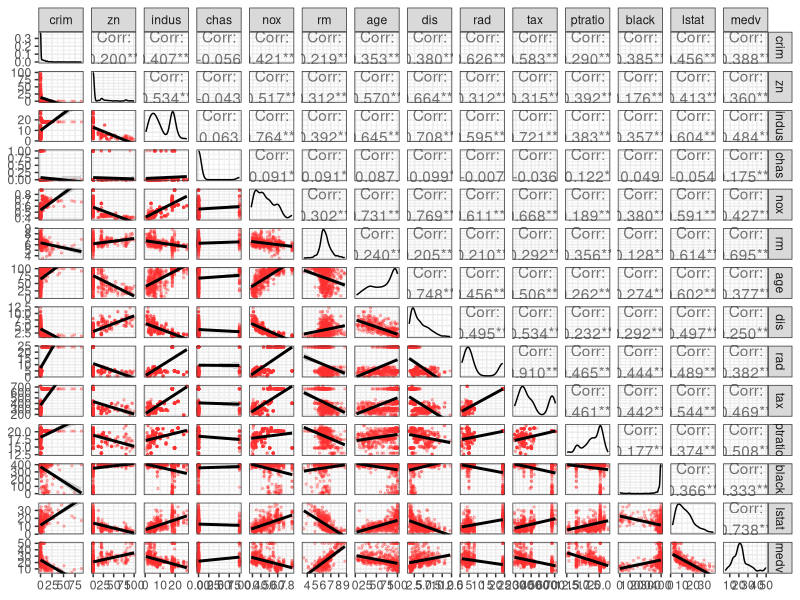
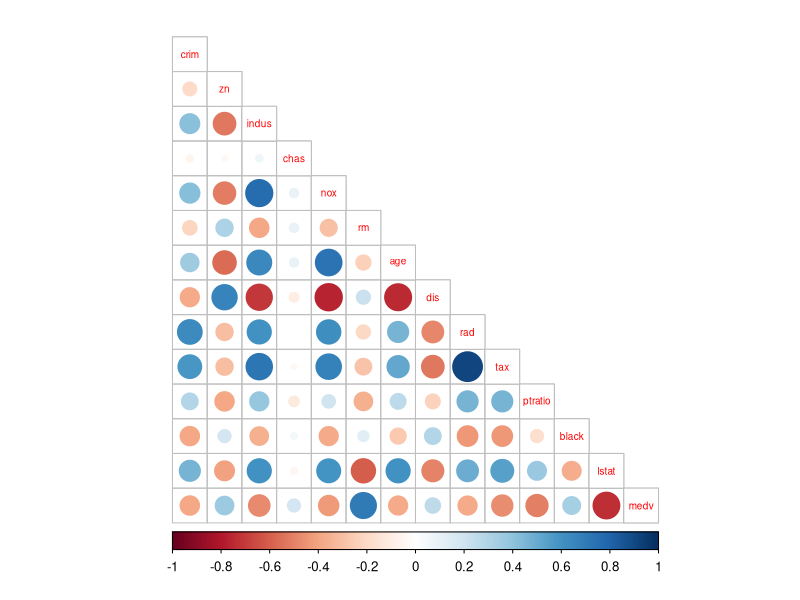
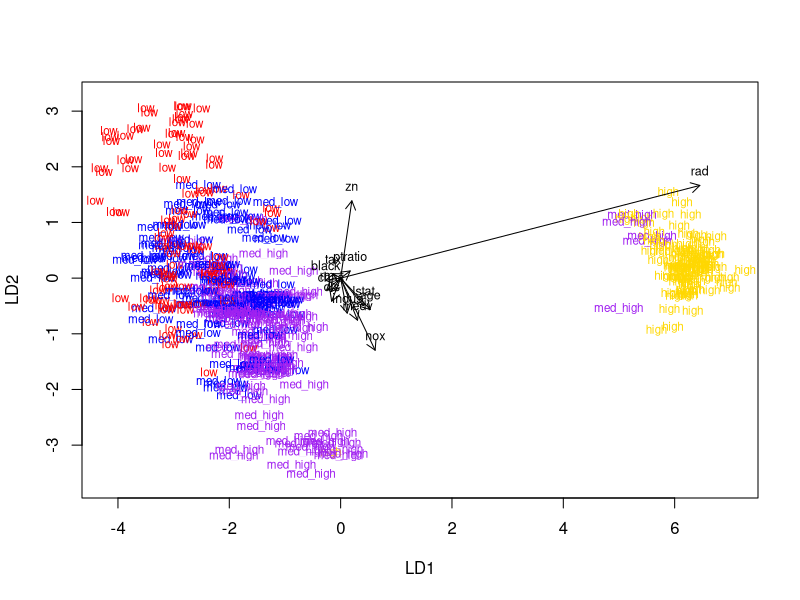
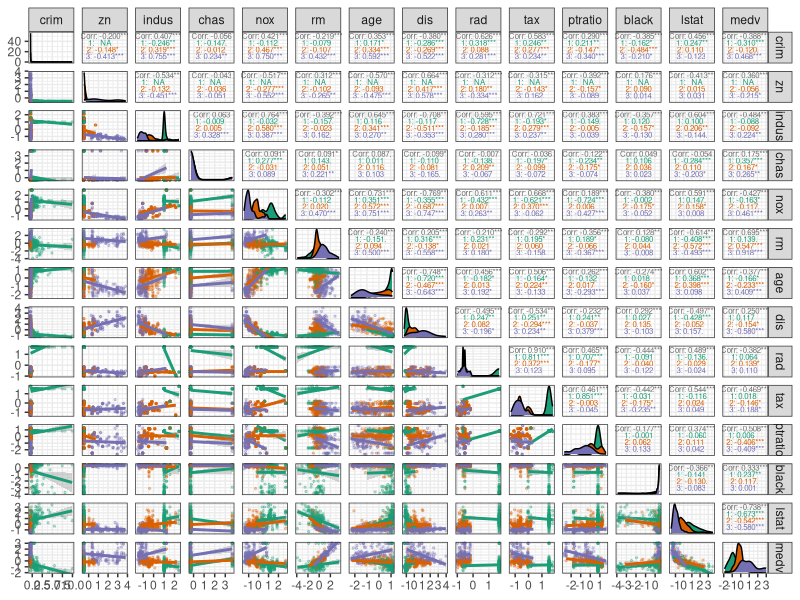
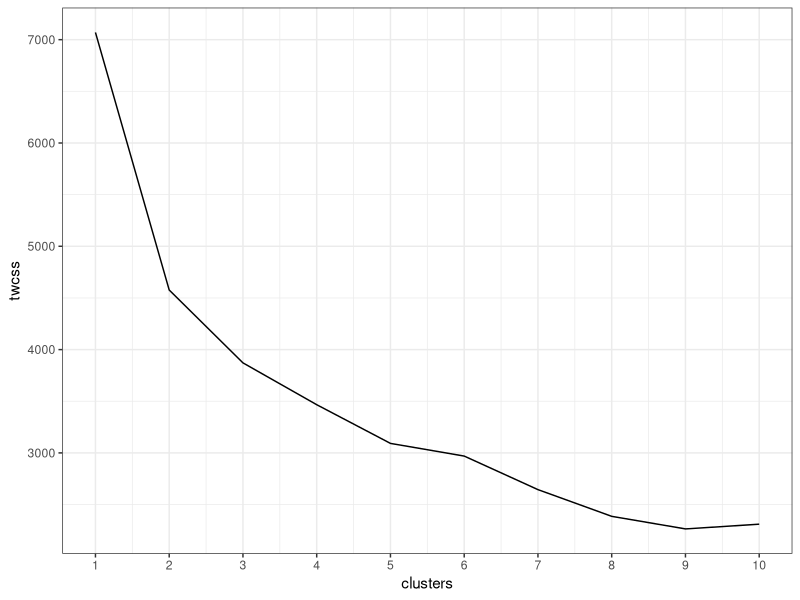

Here is the R script that generated these plots, in order: (Note: a time limit stopped this script after it produced the figures.)
## ---- chunk 1
date()
## ---- chunk 2
library(MASS)
data("Boston")

str(Boston)
dim(Boston)
## ---- chunk 3
library(GGally)

ggpairs(Boston, lower = list(
  continuous = wrap(
    "smooth",
    alpha = 0.3,
    size = 0.5,
    color = "firebrick1"
  )
)) + theme_bw()
## ---- chunk 4
library(tidyverse)
library(corrplot)

cor_matrix <- cor(Boston) %>% round(digits = 2)

corrplot(
  cor_matrix,
  method = "circle",
  type = "lower",
  cl.pos = "b",
  tl.pos = "d",
  tl.cex = 0.6
)
## ---- chunk 5
summary(Boston)
## ---- chunk 6
boston_scaled <- Boston %>% scale()

summary(boston_scaled)
## ---- chunk 7
boston_scaled_df <- as.data.frame(boston_scaled)
bins <- quantile(boston_scaled_df$crim)

crime <-
  cut(
    boston_scaled_df$crim,
    breaks = bins,
    include.lowest = TRUE
  )

boston_scaled_df <- boston_scaled_df %>% dplyr::select(-crim)
boston_scaled_df <- data.frame(boston_scaled_df, crime)

levels(boston_scaled_df$crime) <- c("low", "med_low", "med_high", "high")

n <- nrow(boston_scaled_df)

set.seed(2126)
ind <- sample(n,  size = n * 0.8)

train <- boston_scaled_df[ind,]
test <- boston_scaled_df[-ind,]
## ---- chunk 8
lda.fit <- lda(crime ~ ., data = train)

lda.arrows <-
  function(x,
           myscale = 1,
           arrow_heads = 0.1,
           color = "black",
           tex = 0.75,
           choices = c(1, 2)) {
    heads <- coef(x)
    arrows(
      x0 = 0,
      y0 = 0,
      x1 = myscale * heads[, choices[1]],
      y1 = myscale * heads[, choices[2]],
      col = color,
      length = arrow_heads
    )
    text(
      myscale * heads[, choices],
      labels = row.names(heads),
      cex = tex,
      col = color,
      pos = 3
    )
  }

classes <- as.numeric(train$crime)

plot(lda.fit,
     dimen = 2,
     col = c("red", "blue", "purple", "gold")[classes])
lda.arrows(lda.fit, myscale = 2)
## ---- chunk 9
correct_classes <- test$crime
new_test <- test %>% dplyr::select(-crime)

lda.pred <- predict(lda.fit, newdata = new_test)
table(correct = correct_classes, predicted = lda.pred$class)
## ---- chunk 10
data("Boston")

new_boston_scaled <- as.data.frame(scale(Boston))
dist_eu <- dist(new_boston_scaled)
summary(dist_eu)

dist_man <- dist(new_boston_scaled, method = "manhattan")
summary(dist_man)
## ---- chunk 11
library(RColorBrewer)

k_means <- kmeans(new_boston_scaled, centers = 3)

ggpairs(
  as.data.frame(new_boston_scaled),
  aes(color = as.factor(k_means$cluster)),
  lower = list(continuous = wrap(
    "smooth",
    alpha = 0.3,
    size = 0.5
  )),
  upper = list(continuous = wrap("cor", size = 2))
) +
  scale_color_brewer(palette = "Dark2") +
  scale_fill_brewer(palette = "Dark2") +
  theme_bw()
## ---- chunk 12
twcss <- sapply(1:10, function(k){kmeans(new_boston_scaled, k)$tot.withinss})

qplot(x = 1:10, y = twcss, geom = "line") +
  scale_x_continuous(breaks = c(1:10)) +
  labs(x = "clusters") +
  theme_bw()
## ---- chunk 13
new_k_means <- kmeans(new_boston_scaled, centers = 2)

ggpairs(
  new_boston_scaled,
  aes(color = as.factor(new_k_means$cluster)),
  lower = list(continuous = wrap(
    "smooth",
    alpha = 0.3,
    size = 0.5
  )),
  upper = list(continuous = wrap("cor", size = 2))
) +
  scale_color_brewer(palette = "Dark2") +
  scale_fill_brewer(palette = "Dark2") +
  theme_bw()
